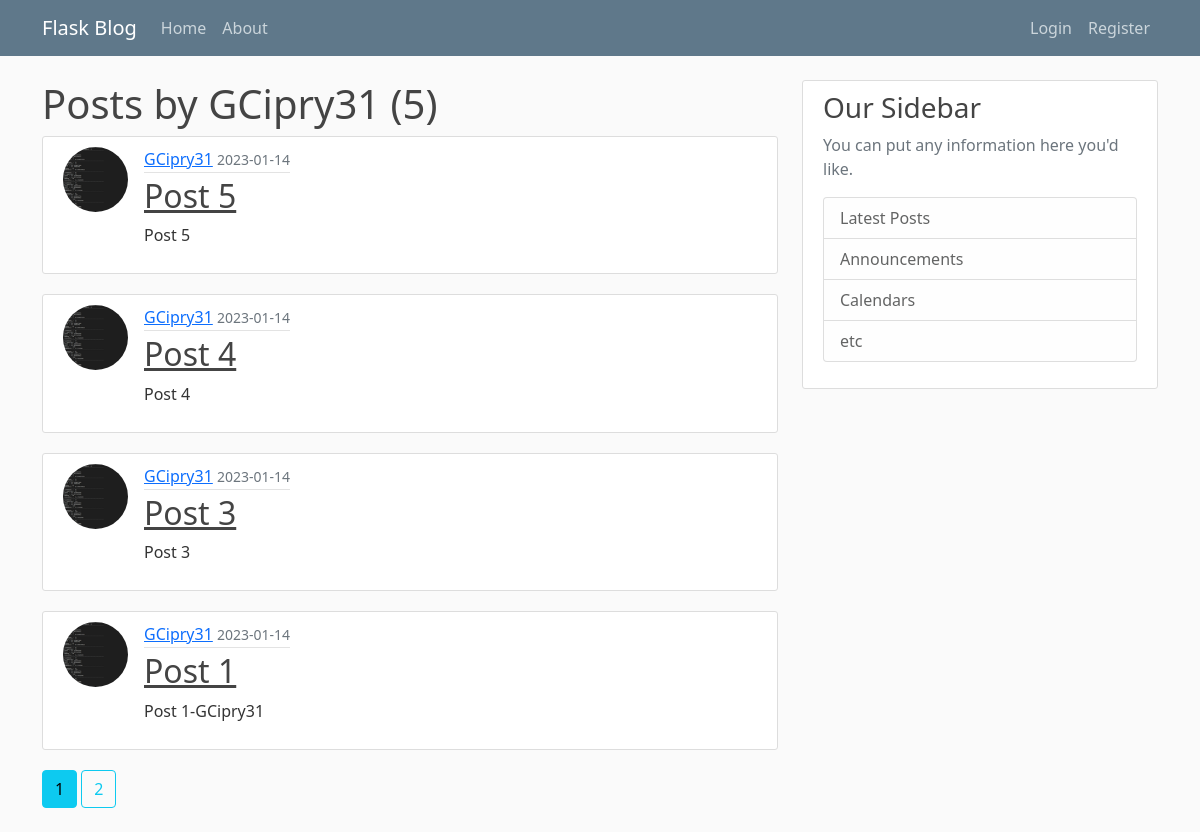
Screenshot of /user/GCipry31 with the database file from the repository.
### flaskblog/models.py (models this page shows, shortened)
class User(db.Model, UserMixin):
    id = db.Column(db.Integer, primary_key=True)
    username = db.Column(db.String(20), unique=True, nullable=False)
    email = db.Column(db.String(120), unique=True, nullable=False)
    image_file = db.Column(db.String(20), nullable=False, default='default.jpg')
    password = db.Column(db.String(60), nullable=False)
    posts = db.relationship('Post', backref='author', lazy=True)

class Post(db.Model):
    id = db.Column(db.Integer, primary_key=True)
    title = db.Column(db.String(100), nullable=False)
    date_posted = db.Column(db.DateTime, nullable=False, default=datetime.utcnow)
    content = db.Column(db.Text, nullable=False)
    user_id = db.Column(db.Integer, db.ForeignKey('user.id'), nullable=False)

### flaskblog/routes.py (the view)
@app.route('/user/<string:username>')
def user_posts(username):
    page = request.args.get('page', default=1, type=int)
    user = User.query.filter_by(username=username).first_or_404()
    posts = Post.query.filter_by(author=user)\
            .order_by(Post.date_posted.desc())\
            .paginate(per_page=4, page=page)
    return render_template('user_posts.html', posts=posts , user=user)

### flaskblog/templates/user_posts.html
{% extends "layout.html" %}
{% block content %}
<h1 class="mn-3"> Posts by {{user.username}} ({{posts.total}})</h1>
{% for post in posts.items %}
<article class="media content-section d-flex justify-content-start">
    <img class="rounded-circle article-img" src="{{url_for('static',filename='profile_pics/'+post.author.image_file)}}">
    <div class="media-body">
        <div class="article-metadata">
            <a class="mr-2" href="{{url_for('user_posts',username=post.author.username)}}">{{ post.author.username }}</a>
            <small class="text-muted">{{ post.date_posted.strftime('%Y-%m-%d') }}</small>
        </div>
        <h2><a class="article-title" href="{{ url_for('post',post_id=post.id) }}">{{ post.title }}</a></h2>
        <p class="article-content">{{ post.content }}</p>
    </div>
</article>
{% endfor %}
{% for page_num in posts.iter_pages(left_edge=1, right_edge=1 , left_current=2, right_current=2) %}
    {% if page_num %}
        {% if posts.page == page_num %}
            <a class="btn btn-info mb-4" href="{{url_for('user_posts',username=user.username,page=page_num)}}">{{page_num}}</a>
        {% else %}
            <a class="btn btn-outline-info mb-4" href="{{url_for('user_posts',username=user.username,page=page_num)}}">{{page_num}}</a>
        {% endif %}
    {% else %}
        ...
    {% endif %}
{% endfor %}
{% endblock content %}

### flaskblog/static/main.css (style rules this page uses)
body { background: #fafafa; color: #333333; margin-top: 5rem; }
h1, h2, h3, h4, h5, h6 { color: #444444; }
.content-section { background: #ffffff; padding: 10px 20px; border: 1px solid #dddddd; border-radius: 3px; margin-bottom: 20px; }
.article-title { color: #444444; }
.article-content { white-space: pre-line; }
.article-img { height: 65px; width: 65px; margin-right: 16px; }
.article-metadata { padding-bottom: 1px; margin-bottom: 4px; border-bottom: 1px solid #e3e3e3 }

### rows the page displays
User: username "GCipry31"
Post: image_file (picture), author.username "GCipry31", date_posted "2023-01-14", title "Post 5", content "Post 5"
Post: image_file (picture), author.username "GCipry31", date_posted "2023-01-14", title "Post 4", content "Post 4"
Post: image_file (picture), author.username "GCipry31", date_posted "2023-01-14", title "Post 3", content "Post 3"
Post: image_file (picture), author.username "GCipry31", date_posted "2023-01-14", title "Post 1", content "Post 1-GCipry31"

### other values shown
{{ posts.total }} "5"
{{ page_num }} "1"
{{ page_num }} "2"
